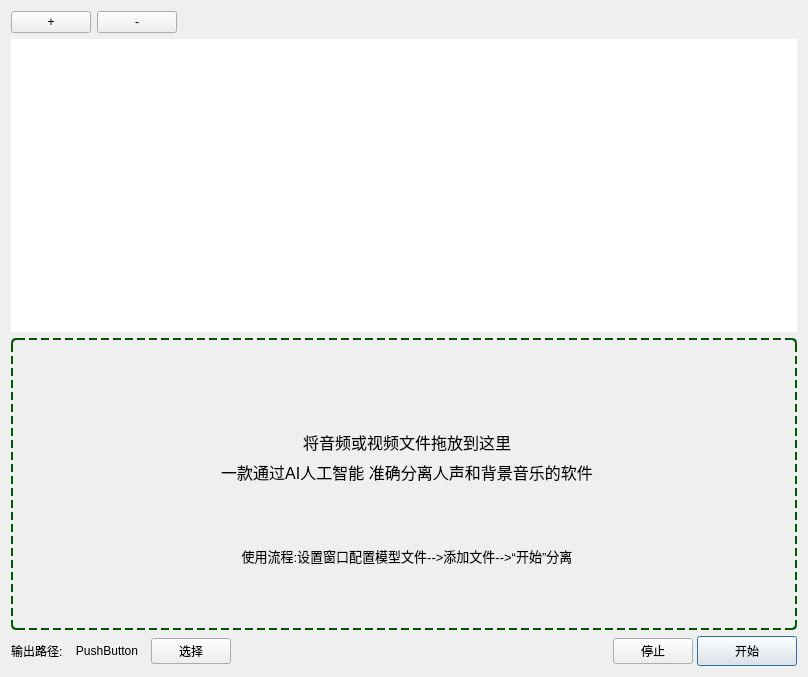
<?xml version="1.0" encoding="UTF-8"?>
<ui version="4.0">
 <class>TaskListWidgetsClass</class>
 <widget class="QWidget" name="TaskListWidgetsClass">
  <property name="geometry">
   <rect>
    <x>0</x>
    <y>0</y>
    <width>808</width>
    <height>677</height>
   </rect>
  </property>
  <property name="windowTitle">
   <string>Form</string>
  </property>
  <layout class="QVBoxLayout" name="verticalLayout_2">
   <item>
    <layout class="QHBoxLayout" name="horizontalLayout">
     <item>
      <widget class="QPushButton" name="addpushButton">
       <property name="text">
        <string>+</string>
       </property>
      </widget>
     </item>
     <item>
      <widget class="QPushButton" name="delpushButton">
       <property name="text">
        <string>-</string>
       </property>
      </widget>
     </item>
     <item>
      <spacer name="horizontalSpacer_2">
       <property name="orientation">
        <enum>Qt::Horizontal</enum>
       </property>
       <property name="sizeHint" stdset="0">
        <size>
         <width>40</width>
         <height>20</height>
        </size>
       </property>
      </spacer>
     </item>
     <item>
      <widget class="QPushButton" name="avs_setuppushButton">
       <property name="text">
        <string/>
       </property>
       <property name="icon">
        <iconset resource="../Resource.qrc">
         <normaloff>:/new/1_1image/Resource/image/UVAIGC/gearshape.svg</normaloff>:/new/1_1image/Resource/image/UVAIGC/gearshape.svg</iconset>
       </property>
       <property name="default">
        <bool>false</bool>
       </property>
       <property name="flat">
        <bool>true</bool>
       </property>
      </widget>
     </item>
    </layout>
   </item>
   <item>
    <widget class="TaskQListWidget" name="listWidget">
     <property name="contextMenuPolicy">
      <enum>Qt::CustomContextMenu</enum>
     </property>
     <property name="frameShape">
      <enum>QFrame::Box</enum>
     </property>
     <property name="frameShadow">
      <enum>QFrame::Raised</enum>
     </property>
     <property name="lineWidth">
      <number>0</number>
     </property>
    </widget>
   </item>
   <item>
    <widget class="QWidget" name="Drag_ui_widget" native="true">
     <property name="styleSheet">
      <string notr="true">#Drag_ui_widget{
border: 2px dashed rgb(0, 85, 0);
border-radius:5px;

}</string>
     </property>
     <layout class="QVBoxLayout" name="verticalLayout">
      <item>
       <layout class="QGridLayout" name="Drag_gridLayout">
        <item row="1" column="1">
         <widget class="QPushButton" name="drag_pushButton">
          <property name="text">
           <string/>
          </property>
          <property name="icon">
           <iconset resource="../Resource.qrc">
            <normaloff>:/new/prefix1/Resource/image/winOCRUI/square.and.arrow.down.svg</normaloff>:/new/prefix1/Resource/image/winOCRUI/square.and.arrow.down.svg</iconset>
          </property>
          <property name="iconSize">
           <size>
            <width>60</width>
            <height>60</height>
           </size>
          </property>
          <property name="flat">
           <bool>true</bool>
          </property>
         </widget>
        </item>
        <item row="4" column="1">
         <widget class="QFrame" name="frame">
          <property name="minimumSize">
           <size>
            <width>0</width>
            <height>50</height>
           </size>
          </property>
          <property name="maximumSize">
           <size>
            <width>16777215</width>
            <height>50</height>
           </size>
          </property>
          <property name="frameShape">
           <enum>QFrame::NoFrame</enum>
          </property>
          <property name="frameShadow">
           <enum>QFrame::Raised</enum>
          </property>
         </widget>
        </item>
        <item row="0" column="0" colspan="2">
         <spacer name="verticalSpacer">
          <property name="orientation">
           <enum>Qt::Vertical</enum>
          </property>
          <property name="sizeHint" stdset="0">
           <size>
            <width>20</width>
            <height>40</height>
           </size>
          </property>
         </spacer>
        </item>
        <item row="1" column="0">
         <spacer name="horizontalSpacer_3">
          <property name="orientation">
           <enum>Qt::Horizontal</enum>
          </property>
          <property name="sizeHint" stdset="0">
           <size>
            <width>40</width>
            <height>20</height>
           </size>
          </property>
         </spacer>
        </item>
        <item row="2" column="1">
         <widget class="QLabel" name="label_2">
          <property name="font">
           <font>
            <pointsize>12</pointsize>
           </font>
          </property>
          <property name="text">
           <string>将音频或视频文件拖放到这里</string>
          </property>
          <property name="alignment">
           <set>Qt::AlignCenter</set>
          </property>
         </widget>
        </item>
        <item row="1" column="2">
         <spacer name="horizontalSpacer_4">
          <property name="orientation">
           <enum>Qt::Horizontal</enum>
          </property>
          <property name="sizeHint" stdset="0">
           <size>
            <width>40</width>
            <height>20</height>
           </size>
          </property>
         </spacer>
        </item>
        <item row="6" column="1">
         <spacer name="verticalSpacer_2">
          <property name="orientation">
           <enum>Qt::Vertical</enum>
          </property>
          <property name="sizeHint" stdset="0">
           <size>
            <width>20</width>
            <height>40</height>
           </size>
          </property>
         </spacer>
        </item>
        <item row="3" column="1">
         <widget class="QLabel" name="label_4">
          <property name="font">
           <font>
            <pointsize>12</pointsize>
           </font>
          </property>
          <property name="text">
           <string>一款通过AI人工智能 准确分离人声和背景音乐的软件</string>
          </property>
          <property name="alignment">
           <set>Qt::AlignCenter</set>
          </property>
         </widget>
        </item>
        <item row="5" column="1">
         <widget class="QLabel" name="label">
          <property name="font">
           <font>
            <pointsize>10</pointsize>
           </font>
          </property>
          <property name="text">
           <string>使用流程:设置窗口配置模型文件--&gt;添加文件--&gt;“开始”分离</string>
          </property>
          <property name="alignment">
           <set>Qt::AlignCenter</set>
          </property>
         </widget>
        </item>
       </layout>
      </item>
     </layout>
    </widget>
   </item>
   <item>
    <layout class="QHBoxLayout" name="horizontalLayout_2">
     <property name="spacing">
      <number>4</number>
     </property>
     <item>
      <widget class="QLabel" name="label_3">
       <property name="text">
        <string>输出路径:</string>
       </property>
      </widget>
     </item>
     <item>
      <widget class="QPushButton" name="outpath_label_pushButton">
       <property name="text">
        <string>PushButton</string>
       </property>
       <property name="default">
        <bool>false</bool>
       </property>
       <property name="flat">
        <bool>true</bool>
       </property>
      </widget>
     </item>
     <item>
      <widget class="QPushButton" name="out_path_pushButton">
       <property name="text">
        <string>选择</string>
       </property>
      </widget>
     </item>
     <item>
      <spacer name="horizontalSpacer">
       <property name="orientation">
        <enum>Qt::Horizontal</enum>
       </property>
       <property name="sizeHint" stdset="0">
        <size>
         <width>40</width>
         <height>20</height>
        </size>
       </property>
      </spacer>
     </item>
     <item>
      <widget class="QProgressIndicator" name="Cancel_pIndicator" native="true">
       <property name="minimumSize">
        <size>
         <width>10</width>
         <height>0</height>
        </size>
       </property>
      </widget>
     </item>
     <item>
      <widget class="QPushButton" name="stoppushButton">
       <property name="text">
        <string>停止</string>
       </property>
       <property name="icon">
        <iconset resource="../Resource.qrc">
         <normaloff>:/new/prefix1/Resource/image/winOCRUI/pause.svg</normaloff>:/new/prefix1/Resource/image/winOCRUI/pause.svg</iconset>
       </property>
       <property name="autoDefault">
        <bool>false</bool>
       </property>
       <property name="default">
        <bool>false</bool>
       </property>
       <property name="flat">
        <bool>false</bool>
       </property>
      </widget>
     </item>
     <item>
      <widget class="QPushButton" name="runpushButton">
       <property name="minimumSize">
        <size>
         <width>100</width>
         <height>30</height>
        </size>
       </property>
       <property name="maximumSize">
        <size>
         <width>100</width>
         <height>16777215</height>
        </size>
       </property>
       <property name="layoutDirection">
        <enum>Qt::LeftToRight</enum>
       </property>
       <property name="autoFillBackground">
        <bool>false</bool>
       </property>
       <property name="styleSheet">
        <string notr="true">#runpushButton222{
 color:white;
    background-color:rgb(14 , 150 , 254);
    border-radius:10px;
    height:30px;
    width:100px;

}</string>
       </property>
       <property name="text">
        <string>开始</string>
       </property>
       <property name="icon">
        <iconset resource="../Resource.qrc">
         <normaloff>:/new/prefix1/Resource/image/winOCRUI/play.svg</normaloff>:/new/prefix1/Resource/image/winOCRUI/play.svg</iconset>
       </property>
       <property name="checkable">
        <bool>false</bool>
       </property>
       <property name="autoRepeat">
        <bool>false</bool>
       </property>
       <property name="autoDefault">
        <bool>false</bool>
       </property>
       <property name="default">
        <bool>true</bool>
       </property>
       <property name="flat">
        <bool>false</bool>
       </property>
      </widget>
     </item>
    </layout>
   </item>
  </layout>
 </widget>
 <customwidgets>
  <customwidget>
   <class>QProgressIndicator</class>
   <extends>QWidget</extends>
   <header>QProgressIndicator.h</header>
   <container>1</container>
  </customwidget>
  <customwidget>
   <class>TaskQListWidget</class>
   <extends>QListWidget</extends>
   <header>TaskQListWidget.h</header>
  </customwidget>
 </customwidgets>
 <resources>
  <include location="../Resource.qrc"/>
 </resources>
 <connections/>
</ui>
